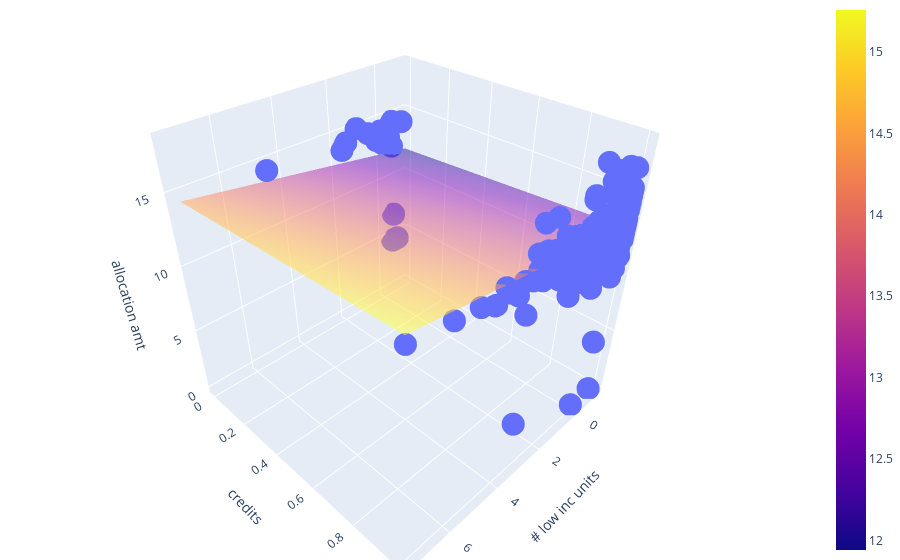

Source (notebook cell):
### Code cell
# Plot li_units and credit against allocation amount

x_1 = x1[:, 0]
x_2 = x1[:, 2]

fig = px.scatter_3d(x=x_1, y=x_2, z=y1)

fig.update_layout(
    scene = dict(
        xaxis_title='# low inc units',
        yaxis_title='credits',
        zaxis_title='allocation amt'),
        margin=dict(l=0, r=0, b=0, t=0
    )
)

x1_grid, x2_grid = np.meshgrid(
    np.linspace(min(x_1), max(x_1), 100), 
    np.linspace(min(x_2), max(x_2), 100)
)

X = np.column_stack([np.ones(len(x_1)), x_1, x_2])
ws =  np.dot(np.linalg.inv(np.dot(X.T, X)), np.dot(X.T, y1))

yHat = ws[0] + ws[1]*x1_grid + ws[2]*x2_grid

fig.add_trace(
    go.Surface(x=x1_grid, y=x2_grid, z=yHat, opacity=0.5)
)

fig.show()

### Figure 1 — Plotly figure (JSON) as saved in the notebook; plotly's stock layout.template omitted (floating-point values rounded to 4 significant figures; data arrays with more than 128 entries replaced by an {"elided": "..."} marker saying what was removed)
{"data": [{"hovertemplate": "x=%{x}<br>y=%{y}<br>z=%{z}<extra></extra>", "legendgroup": "", "marker": {"color": "#636efa", "symbol": "circle"}, "mode": "markers", "name": "", "scene": "scene", "showlegend": false, "type": "scatter3d", "x": {"elided": "728 float values"}, "y": {"elided": "728 int values"}, "z": {"elided": "728 float values"}}, {"opacity": 0.5, "type": "surface", "x": {"elided": "100x100 float values"}, "y": {"elided": "100x100 float values"}, "z": {"elided": "100x100 float values"}}], "layout": {"legend": {"tracegroupgap": 0}, "margin": {"b": 0, "l": 0, "r": 0, "t": 0}, "scene": {"domain": {"x": [0, 1], "y": [0, 1]}, "xaxis": {"title": {"text": "# low inc units"}}, "yaxis": {"title": {"text": "credits"}}, "zaxis": {"title": {"text": "allocation amt"}}}}}
